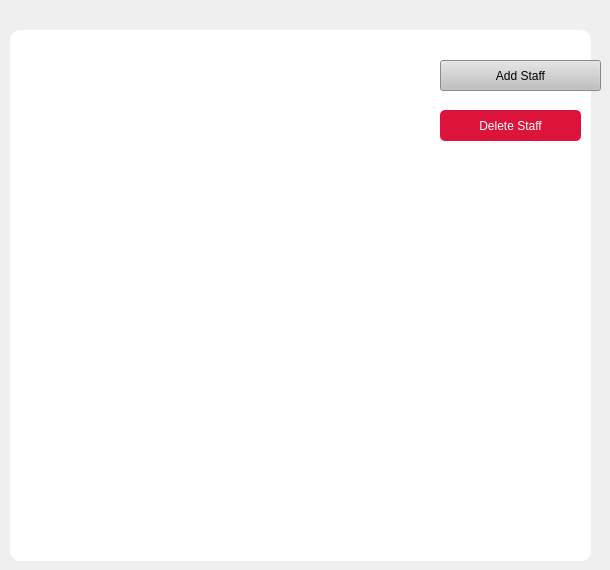
    <widget class="QWidget" name="staffPage">
     <property name="styleSheet">
      <string notr="true">QLineEdit {
    border: 1px solid #C0C0C0;
    border-radius: 8px;
    padding: 6px 10px;
	background-color: rgb(235, 235, 235);
}</string>
     </property>
     <widget class="QWidget" name="staffWidget" native="true">
      <property name="geometry">
       <rect>
        <x>10</x>
        <y>30</y>
        <width>581</width>
        <height>531</height>
       </rect>
      </property>
      <property name="styleSheet">
       <string notr="true">QWidget{
background-color: white;
border-radius: 10px;
}
</string>
      </property>
      <widget class="QTableView" name="staffView">
       <property name="geometry">
        <rect>
         <x>10</x>
         <y>140</y>
         <width>561</width>
         <height>381</height>
        </rect>
       </property>
       <property name="styleSheet">
        <string notr="true">QTableView {
    background-color: #ffffff;
    alternate-background-color: #f4f6fa;
    border: none;
    gridline-color: #e0e0e0;
    selection-background-color: #0d1675;  
    selection-color: #ffffff;
    font: 10pt &quot;Segoe UI&quot;;
}

QHeaderView::section {
    background-color: #0d1675; 
    color: #ffffff;          
    padding: 6px;
    border: none;
    font: bold 10pt &quot;Segoe UI&quot;;
}

QTableView::item {
    border: none;
    padding: 4px;
}

QTableView QTableCornerButton::section {
    background-color: #0d1675;
    border: none;
	border-top-left-radius: 10px; 
}

QScrollBar:vertical {
    border: none;
    background: #f0f0f0;
    width: 10px;
    margin: 0px;
    border-radius: 5px;
}

QScrollBar::handle:vertical {
    background: #0d1675;   
    min-height: 30px;
    border-radius: 5px;
}

QScrollBar::handle:vertical:hover {
    background: #C0C0C0;   
}

QScrollBar::add-line:vertical, QScrollBar::sub-line:vertical {
    border: none;
    background: none;
    height: 0px;
}

QScrollBar:horizontal {
    border: none;
    background: #f0f0f0;
    height: 10px;
    margin: 0px;
    border-radius: 5px;
}

QScrollBar::handle:horizontal {
    background: #0d1675;
    min-width: 30px;
    border-radius: 5px;
}

QScrollBar::handle:horizontal:hover {
    background: #e60023;   
}

QScrollBar::add-line:horizontal, QScrollBar::sub-line:horizontal {
    border: none;
    background: none;
    width: 0px;
}
</string>
       </property>
      </widget>
      <widget class="QPushButton" name="deleteStaffBtn">
       <property name="geometry">
        <rect>
         <x>430</x>
         <y>80</y>
         <width>141</width>
         <height>31</height>
        </rect>
       </property>
       <property name="styleSheet">
        <string notr="true">QPushButton{
background-color: #DC143C;
color: #FFFFFF;
border: none;
border-radius: 5px;
}

QPushButton:hover{
background-color: #FD254D;
}</string>
       </property>
       <property name="text">
        <string>Delete Staff</string>
       </property>
      </widget>
      <widget class="QWidget" name="addStaffField" native="true">
       <property name="geometry">
        <rect>
         <x>590</x>
         <y>32</y>
         <width>271</width>
         <height>371</height>
        </rect>
       </property>
       <property name="styleSheet">
        <string notr="true">background-color: rgb(255, 255, 255);</string>
       </property>
       <widget class="QLineEdit" name="txtBoxFullName">
        <property name="geometry">
         <rect>
          <x>20</x>
          <y>80</y>
          <width>231</width>
          <height>31</height>
         </rect>
        </property>
        <property name="placeholderText">
         <string>Fullname</string>
        </property>
       </widget>
       <widget class="QLabel" name="lblStaffFullName">
        <property name="geometry">
         <rect>
          <x>20</x>
          <y>50</y>
          <width>101</width>
          <height>21</height>
         </rect>
        </property>
        <property name="text">
         <string>FullName</string>
        </property>
       </widget>
       <widget class="QLabel" name="lblStaffAddress">
        <property name="geometry">
         <rect>
          <x>20</x>
          <y>120</y>
          <width>101</width>
          <height>21</height>
         </rect>
        </property>
        <property name="text">
         <string>Address</string>
        </property>
       </widget>
       <widget class="QLineEdit" name="txtBoxStaffAddress">
        <property name="geometry">
         <rect>
          <x>20</x>
          <y>150</y>
          <width>231</width>
          <height>31</height>
         </rect>
        </property>
        <property name="placeholderText">
         <string>Address</string>
        </property>
       </widget>
       <widget class="QLabel" name="lblStaffContact">
        <property name="geometry">
         <rect>
          <x>20</x>
          <y>190</y>
          <width>101</width>
          <height>21</height>
         </rect>
        </property>
        <property name="text">
         <string>Contact</string>
        </property>
       </widget>
       <widget class="QLineEdit" name="txtBoxStaffContact">
        <property name="geometry">
         <rect>
          <x>20</x>
          <y>220</y>
          <width>231</width>
          <height>31</height>
         </rect>
        </property>
        <property name="text">
         <string>Contact</string>
        </property>
        <property name="placeholderText">
         <string>Address</string>
        </property>
       </widget>
       <widget class="QLabel" name="lblAddStaff">
        <property name="geometry">
         <rect>
          <x>70</x>
          <y>10</y>
          <width>161</width>
          <height>31</height>
         </rect>
        </property>
        <property name="font">
         <font>
          <family>Arial</family>
          <pointsize>16</pointsize>
          <weight>75</weight>
          <italic>true</italic>
          <bold>true</bold>
         </font>
        </property>
        <property name="text">
         <string>Add Staff</string>
        </property>
        <property name="alignment">
         <set>Qt::AlignCenter</set>
        </property>
       </widget>
       <widget class="QLineEdit" name="txtBoxPaid">
        <property name="geometry">
         <rect>
          <x>20</x>
          <y>290</y>
          <width>231</width>
          <height>31</height>
         </rect>
        </property>
        <property name="text">
         <string>Paid</string>
        </property>
        <property name="placeholderText">
         <string>Address</string>
        </property>
       </widget>
       <widget class="QLabel" name="lblPaid">
        <property name="geometry">
         <rect>
          <x>20</x>
          <y>260</y>
          <width>101</width>
          <height>21</height>
         </rect>
        </property>
        <property name="text">
         <string>Paid</string>
        </property>
       </widget>
       <widget class="QPushButton" name="AddStaffBtn">
        <property name="geometry">
         <rect>
          <x>110</x>
          <y>330</y>
          <width>75</width>
          <height>23</height>
         </rect>
        </property>
        <property name="styleSheet">
         <string notr="true">QPushButton{
background-color: rgb(0, 195, 0);
border-radius: 10px;
color: white;
}

QPushButton:hover{
background-color: rgb(0, 239, 0);
}</string>
        </property>
        <property name="text">
         <string>Add</string>
        </property>
       </widget>
       <widget class="QPushButton" name="BtnClearStaff">
        <property name="geometry">
         <rect>
          <x>190</x>
          <y>330</y>
          <width>75</width>
          <height>23</height>
         </rect>
        </property>
        <property name="styleSheet">
         <string notr="true">QPushButton{
background-color: rgb(216, 0, 0);
border-radius: 10px;
color: white;
}

QPushButton:hover{
background-color: rgb(250, 0, 0);
}</string>
        </property>
        <property name="text">
         <string>Clear</string>
        </property>
       </widget>
      </widget>
     </widget>
     <widget class="QPushButton" name="staffAddBtn">
      <property name="geometry">
       <rect>
        <x>440</x>
        <y>60</y>
        <width>161</width>
        <height>31</height>
       </rect>
      </property>
      <property name="styleSheet">
       <string notr="true">QPushButton{
background-color: #C0C0C0;
}

QPushButton:hover{
background-color: #191970;
border: 2px solid #C0C0C0;
}</string>
      </property>
      <property name="text">
       <string>Add Staff</string>
      </property>
      <property name="iconSize">
       <size>
        <width>25</width>
        <height>25</height>
       </size>
      </property>
     </widget>
    </widget>
